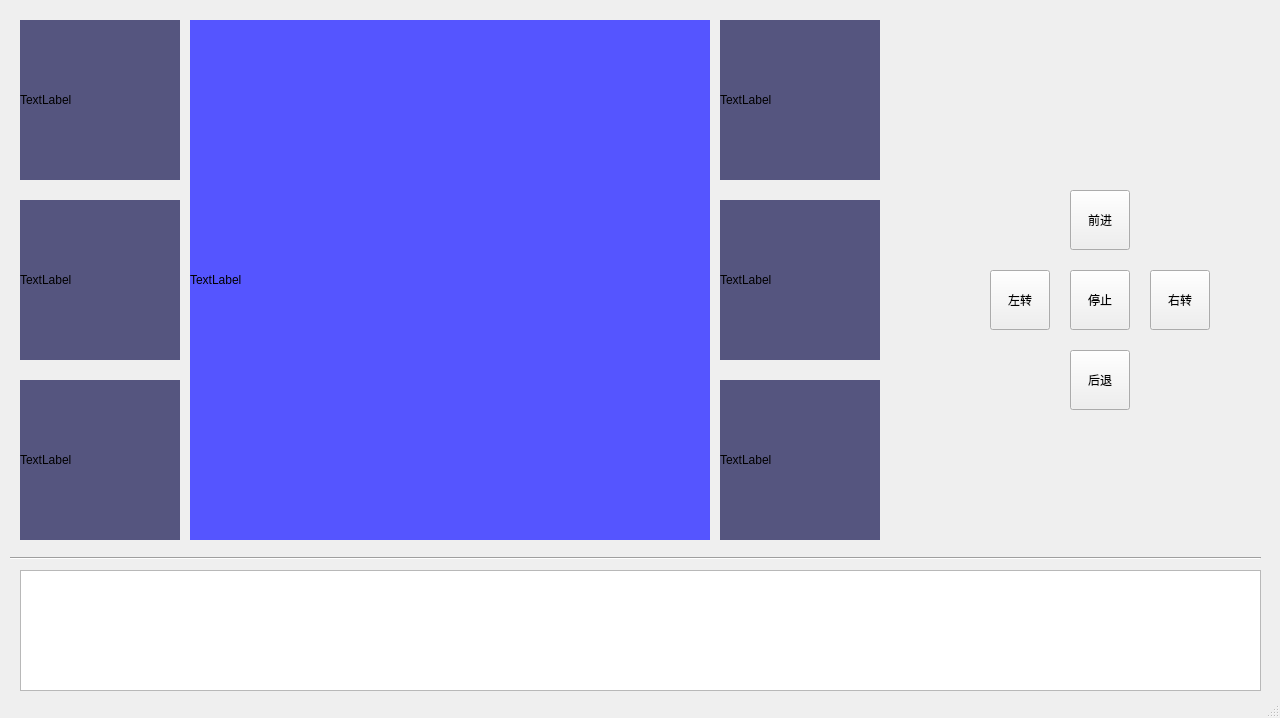
<?xml version="1.0" encoding="UTF-8"?>
<ui version="4.0">
 <class>MainWindow</class>
 <widget class="QMainWindow" name="MainWindow">
  <property name="geometry">
   <rect>
    <x>0</x>
    <y>0</y>
    <width>1280</width>
    <height>718</height>
   </rect>
  </property>
  <property name="minimumSize">
   <size>
    <width>1280</width>
    <height>718</height>
   </size>
  </property>
  <property name="maximumSize">
   <size>
    <width>1280</width>
    <height>718</height>
   </size>
  </property>
  <property name="windowTitle">
   <string>MainWindow</string>
  </property>
  <widget class="QWidget" name="centralwidget">
   <property name="styleSheet">
    <string notr="true">#Foot_1,#Foot_2,#Foot_3,#Foot_4,#Foot_5,#Foot_6{
background-color: rgb(85, 85, 127);
}</string>
   </property>
   <widget class="QLabel" name="Foot_1Image">
    <property name="geometry">
     <rect>
      <x>20</x>
      <y>20</y>
      <width>160</width>
      <height>160</height>
     </rect>
    </property>
    <property name="styleSheet">
     <string notr="true">background-color: rgb(85, 85, 127);</string>
    </property>
    <property name="text">
     <string>TextLabel</string>
    </property>
   </widget>
   <widget class="QLabel" name="Foot_2Image">
    <property name="geometry">
     <rect>
      <x>20</x>
      <y>200</y>
      <width>160</width>
      <height>160</height>
     </rect>
    </property>
    <property name="styleSheet">
     <string notr="true">background-color: rgb(85, 85, 127);</string>
    </property>
    <property name="text">
     <string>TextLabel</string>
    </property>
   </widget>
   <widget class="QLabel" name="Foot_5Image">
    <property name="geometry">
     <rect>
      <x>720</x>
      <y>200</y>
      <width>160</width>
      <height>160</height>
     </rect>
    </property>
    <property name="styleSheet">
     <string notr="true">background-color: rgb(85, 85, 127);</string>
    </property>
    <property name="text">
     <string>TextLabel</string>
    </property>
   </widget>
   <widget class="QLabel" name="Foot_6Image">
    <property name="geometry">
     <rect>
      <x>720</x>
      <y>380</y>
      <width>160</width>
      <height>160</height>
     </rect>
    </property>
    <property name="styleSheet">
     <string notr="true">background-color: rgb(85, 85, 127);</string>
    </property>
    <property name="text">
     <string>TextLabel</string>
    </property>
   </widget>
   <widget class="QLabel" name="Foot_4Image_2">
    <property name="geometry">
     <rect>
      <x>720</x>
      <y>20</y>
      <width>160</width>
      <height>160</height>
     </rect>
    </property>
    <property name="styleSheet">
     <string notr="true">background-color: rgb(85, 85, 127);</string>
    </property>
    <property name="text">
     <string>TextLabel</string>
    </property>
   </widget>
   <widget class="QLabel" name="Foot_3Image">
    <property name="geometry">
     <rect>
      <x>20</x>
      <y>380</y>
      <width>160</width>
      <height>160</height>
     </rect>
    </property>
    <property name="styleSheet">
     <string notr="true">background-color: rgb(85, 85, 127);</string>
    </property>
    <property name="text">
     <string>TextLabel</string>
    </property>
   </widget>
   <widget class="QLabel" name="SpiderImage">
    <property name="geometry">
     <rect>
      <x>190</x>
      <y>20</y>
      <width>520</width>
      <height>520</height>
     </rect>
    </property>
    <property name="styleSheet">
     <string notr="true">background-color: rgb(85, 85, 255);</string>
    </property>
    <property name="text">
     <string>TextLabel</string>
    </property>
   </widget>
   <widget class="Line" name="line">
    <property name="geometry">
     <rect>
      <x>10</x>
      <y>550</y>
      <width>1251</width>
      <height>16</height>
     </rect>
    </property>
    <property name="orientation">
     <enum>Qt::Horizontal</enum>
    </property>
   </widget>
   <widget class="QPushButton" name="forward">
    <property name="geometry">
     <rect>
      <x>1070</x>
      <y>190</y>
      <width>60</width>
      <height>60</height>
     </rect>
    </property>
    <property name="text">
     <string>前进</string>
    </property>
   </widget>
   <widget class="QPushButton" name="turn_left">
    <property name="geometry">
     <rect>
      <x>990</x>
      <y>270</y>
      <width>60</width>
      <height>60</height>
     </rect>
    </property>
    <property name="text">
     <string>左转</string>
    </property>
   </widget>
   <widget class="QPushButton" name="turn_right">
    <property name="geometry">
     <rect>
      <x>1150</x>
      <y>270</y>
      <width>60</width>
      <height>60</height>
     </rect>
    </property>
    <property name="text">
     <string>右转</string>
    </property>
   </widget>
   <widget class="QPushButton" name="back">
    <property name="geometry">
     <rect>
      <x>1070</x>
      <y>350</y>
      <width>60</width>
      <height>60</height>
     </rect>
    </property>
    <property name="text">
     <string>后退</string>
    </property>
   </widget>
   <widget class="QPushButton" name="stop">
    <property name="geometry">
     <rect>
      <x>1070</x>
      <y>270</y>
      <width>60</width>
      <height>60</height>
     </rect>
    </property>
    <property name="text">
     <string>停止</string>
    </property>
   </widget>
   <widget class="QTextBrowser" name="textBrowser">
    <property name="geometry">
     <rect>
      <x>20</x>
      <y>570</y>
      <width>1241</width>
      <height>121</height>
     </rect>
    </property>
   </widget>
  </widget>
  <widget class="QStatusBar" name="statusbar"/>
 </widget>
 <resources/>
 <connections/>
</ui>
